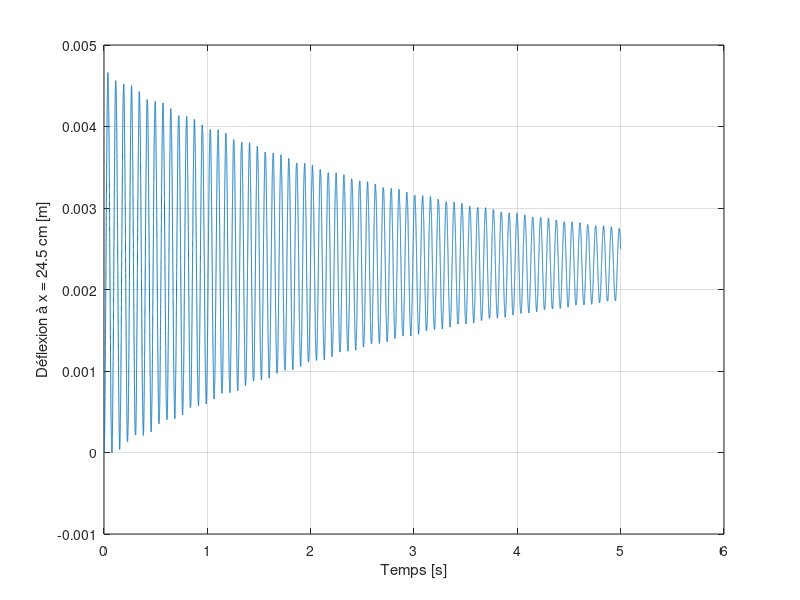

MATLAB code for this plot:
close all
clear all
clc

%% Paramètres physiques
l = 0.0735;        % Largeur
h = 1.59e-3;     % Hauteur
L = 0.27;     % Longueur
J = l*h^3/12;    % Moment d'aire
E = 16.95e9;      % Module de Young
dens = 1909.91343;     % Densité Kg/m^3
mu =  dens*l*h; % Masse linéique kg/m = rho x cross section
gamma=0.15; %frottement

%% Inputs
masse = 10; % En grammes
g = 9.81; % Accélération gravitationnelle
poids = masse/1000 * g; %F=mg
force_em = 0.5; %Amplitude de la force EM de l'actionneur

%% Discrétisation
nx = 20; % Nb d'éléments spatiaux
temps_simul = 5; %temps de la simulation en s
dt = 0.7e-4; % incrément temporel (delta t)
nt = round(temps_simul/dt);       % Nb d'éléments temporels (temps total divisé par temps de 1 incrément
dx =   L/(nx-1); % incrément spatial (delta x))
x  = (0:dx:L);     % vecteur spatial (de -dx à L+dx avec un pas de dx)

%% Stabilité de la simulation
stabilite = E*J*dt^2/(mu*dx^4); %doit être inférieur à 0.25 pour que ca soit stable

if(stabilite > 0.25)
       warning('La simulation ne sera pas stable !')
end

%% Arrays
w=zeros(1,nx); % Aucune déformation initiale (w=0 pour tous x)
force_actionneur = zeros(1, nx); % On créé un vecteur force à zéro pour chaque x (il contiendra la force du à l'actionneur)
force_actionneur(13) = force_em; % 13=élément correspondant à environ à x=16.5 cm (position de l'actionneur)
force_grav = zeros(1, nx); % On créé un vecteur force à zéro pour chaque x (il contiendra la force due au poids de la masse)
force_grav(13) = poids; % 13=élément correspondant à environ à x=16.5 cm (position de la masse)
w_old = w;            % un pas dans le passé (les termes en n-1 dans différence finie)
w_new = zeros(1,nx); % ce qui sera calculé à chaque tour, zeros(1, nx): array de 1 x nx
point_capteur = zeros(1, nt+1); % array contenant déflexion en fonction du temps


% Précalcul d'une constante pour alléger la boucle
constant = 1/((mu/dt^2)+(gamma/(2*dt)));

for n=0:nt
    
    w_new = zeros(1,nx);
    
    i = 3:nx-2; % à partir de 3 comme ça 1 et 2 reste à 0 toujours
    
    w_new(i) = constant * ((mu/dt^2)*(2*w(i)-w_old(i)) + gamma*w_old(i)/(2*dt) - ...
        (E*J/dx^4)*(w(i+2) - 4*w(i+1) + 6*w(i) - 4*w(i-1) + w(i-2)) + (force_actionneur(i)-force_grav(i))/dx);
 
    w_new(1:2) = 0; % Clampé à zero, position et dérivée nulle des deux premiers éléments
   
   
    w_new(end-1) = 2*w_new(end-2)-w_new(end-3);    % Libre au bout dérivées 2e et 3e nulles
    w_new(end) = 2*w_new(end-1)-w_new(end-2);
    
    
    w_old = w; 
    w = w_new;
    
    point_capteur(n+1) = w(18); % 18=élément correspondant à environ à x=24.5 cm (position du capteur)
   
end

temps=[0:dt:temps_simul+dt];
plot(temps, point_capteur);
xlabel('Temps [s]');
ylabel('Déflexion à x = 24.5 cm [m]');
grid;
